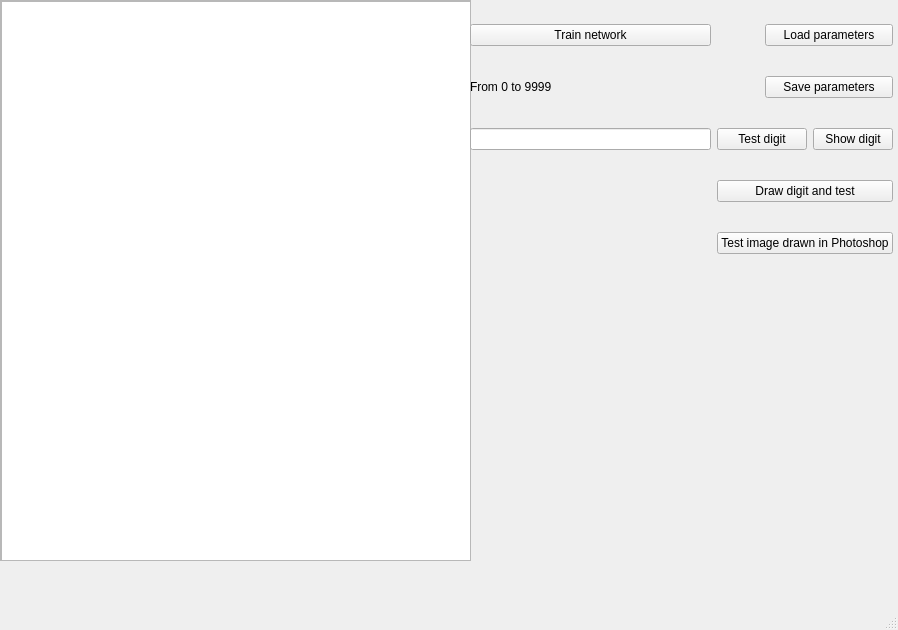
<?xml version="1.0" encoding="UTF-8"?>
<ui version="4.0">
 <class>MainWindow</class>
 <widget class="QMainWindow" name="MainWindow">
  <property name="geometry">
   <rect>
    <x>0</x>
    <y>0</y>
    <width>898</width>
    <height>630</height>
   </rect>
  </property>
  <property name="windowTitle">
   <string>Ultimate Digit Recogniser</string>
  </property>
  <widget class="QWidget" name="centralwidget">
   <widget class="QScrollArea" name="scrollArea">
    <property name="geometry">
     <rect>
      <x>0</x>
      <y>0</y>
      <width>471</width>
      <height>561</height>
     </rect>
    </property>
    <property name="widgetResizable">
     <bool>true</bool>
    </property>
    <widget class="QWidget" name="scrollAreaWidgetContents">
     <property name="geometry">
      <rect>
       <x>0</x>
       <y>0</y>
       <width>469</width>
       <height>559</height>
      </rect>
     </property>
     <widget class="QTextEdit" name="textEdit">
      <property name="geometry">
       <rect>
        <x>0</x>
        <y>0</y>
        <width>471</width>
        <height>561</height>
       </rect>
      </property>
      <property name="readOnly">
       <bool>true</bool>
      </property>
     </widget>
    </widget>
   </widget>
   <widget class="QWidget" name="">
    <property name="geometry">
     <rect>
      <x>470</x>
      <y>0</y>
      <width>423</width>
      <height>281</height>
     </rect>
    </property>
    <layout class="QGridLayout" name="gridLayout">
     <item row="2" column="0">
      <widget class="QLineEdit" name="digitNumberEdit"/>
     </item>
     <item row="1" column="2" colspan="2">
      <widget class="QPushButton" name="saveParamButton">
       <property name="text">
        <string>Save parameters</string>
       </property>
      </widget>
     </item>
     <item row="2" column="3">
      <widget class="QPushButton" name="showDigitButton">
       <property name="text">
        <string>Show digit</string>
       </property>
      </widget>
     </item>
     <item row="3" column="1" colspan="3">
      <widget class="QPushButton" name="drawButton">
       <property name="text">
        <string>Draw digit and test</string>
       </property>
      </widget>
     </item>
     <item row="4" column="1" colspan="3">
      <widget class="QPushButton" name="psDigitTest">
       <property name="text">
        <string>Test image drawn in Photoshop</string>
       </property>
      </widget>
     </item>
     <item row="2" column="1" colspan="2">
      <widget class="QPushButton" name="testDigitButton">
       <property name="text">
        <string>Test digit</string>
       </property>
      </widget>
     </item>
     <item row="0" column="2" colspan="2">
      <widget class="QPushButton" name="loadParamButton">
       <property name="text">
        <string>Load parameters</string>
       </property>
      </widget>
     </item>
     <item row="0" column="0">
      <widget class="QPushButton" name="trainButton">
       <property name="text">
        <string>Train network</string>
       </property>
      </widget>
     </item>
     <item row="1" column="0">
      <widget class="QLabel" name="label">
       <property name="text">
        <string>From 0 to 9999</string>
       </property>
      </widget>
     </item>
    </layout>
   </widget>
  </widget>
  <widget class="QMenuBar" name="menubar">
   <property name="geometry">
    <rect>
     <x>0</x>
     <y>0</y>
     <width>898</width>
     <height>31</height>
    </rect>
   </property>
  </widget>
  <widget class="QStatusBar" name="statusbar"/>
 </widget>
 <resources/>
 <connections/>
</ui>
